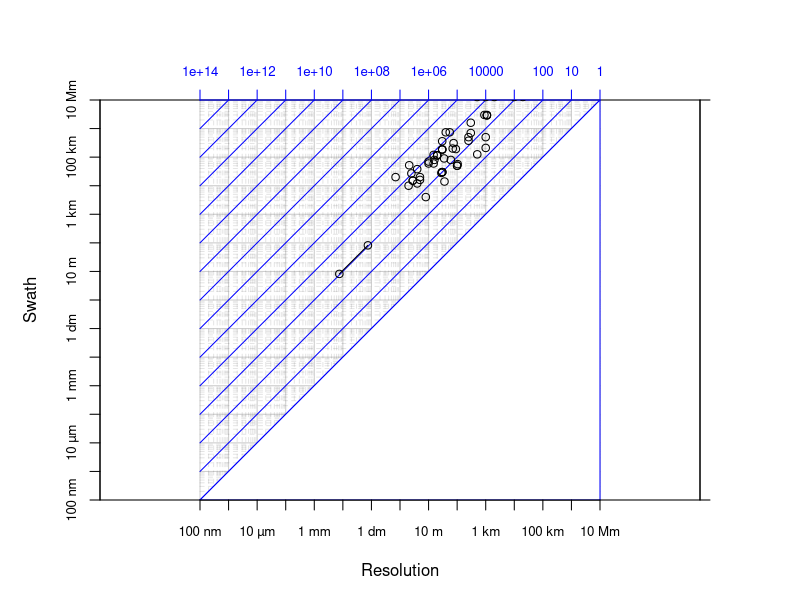

This figure's R source:
## ---- chunk 1
#| label: fig-resolutions
#| fig-cap: "Resolutions of x different sensors cross represented with the different spatial scales of MPB"
#| fig-width: 10
#| fig-height: 10
#| cache: true
#| echo: false
#| eval: true
#| warning: true

library(viridis)

xmin = -7
xmax = 7

ymin = -7
ymax = 7

npixmax = 1e4

par(mar = c(5,5,5,5))

plot(c(),c(),xlab = "Resolution",ylab = "Swath",xaxt="n",yaxt="n",xlim=c(xmin,xmax),ylim = c(ymin,ymax),xaxs="i",yaxs="i",asp= 1)

x_fond <- seq(xmin, xmax, length.out = 300)
y_fond <- seq(ymin, ymax, length.out = 300)
z_fond <- outer(x_fond, y_fond, FUN = function(x, y) (10^y)/(10^x))

cols <- magma(n = 1000,alpha = 0.2)

#image(x_fond, y_fond, log10(z_fond), col = cols, zlim = log10(c(1, npixmax)),add=T)
#image(x_fond, y_fond, log10(z_fond), zlim = log10(c(1, max(max(z_fond)))), col = cols,add=T)

X    = 10^(seq(xmin,xmax))
Y    = 10^(seq(ymin,ymax))
Z    = Y[length(Y)]/X

for(x in X){
  lines(log10(c(x,x)),c(ymin,ymax),lty=1,col=rgb(0,0,0,0.2))
}

for(x in c(2*X[-length(X)],3*X[-length(X)],4*X[-length(X)],5*X[-length(X)],6*X[-length(X)],7*X[-length(X)],8*X[-length(X)],9*X[-length(X)])){
  lines(log10(c(x,x)),c(ymin,ymax),lty=2,col=rgb(0,0,0,0.1))
}

for(y in Y){
  lines(c(xmin,xmax),log10(c(y,y)),lty=1,col=rgb(0,0,0,0.2))
}

for(y in c(2*Y[-length(Y)],3*Y[-length(Y)],4*Y[-length(Y)],5*Y[-length(Y)],6*Y[-length(Y)],7*Y[-length(Y)],8*Y[-length(Y)],9*Y[-length(Y)])){
  lines(c(xmin,xmax),log10(c(y,y)),lty=2,col=rgb(0,0,0,0.1))
}

for(z in Z){
  Xdrone = seq(xmin,xmax,length.out = 1000)
  Ydrone = log10((10^(Xdrone))*z)
  lines(Xdrone,Ydrone,col=rgb(0,0,1,1))
}

polygon(c(xmin,xmax,xmax,xmin), c(xmin,xmin,xmax,xmin), col = "white", border = "blue")
#polygon(c(xmin,log10((10^ymax)/npixmax),xmin,xmin), c(log10(npixmax*10^xmin),ymax,ymax,log10(npixmax*10^xmin)), col = "white", border = "black")

axis(1,at=log10(X),labels = c("100 nm","1 µm","10 µm","100 µm","1 mm","1 cm","1 dm","1 m","10 m","100 m","1 km","10 km","100 km","1 Mm","10 Mm"),cex.axis=0.8)
axis(2,at=log10(Y),labels = c("100 nm","1 µm","10 µm","100 µm","1 mm","1 cm","1 dm","1 m","10 m","100 m","1 km","10 km","100 km","1 Mm","10 Mm"),cex.axis=0.8)
axis(3,at=log10(X),labels = Z,cex.axis=0.8,col = rgb(0,0,1,1),col.axis = rgb(0,0,1,1))
axis(4,at=log10(c(min(Y),max(Y))),labels = c("",""))

H  = seq(12,120,0.1)
N  = 1088
SW = N*0.00345/1000
FR = 5.5/1000
DW = H*SW/FR
SR = DW/N

lines(log10(SR),log10(DW))
points(c(min(log10(SR)),max(log10(SR))),c(min(log10(DW)),max(log10(DW))))

liste_res_sat <- c(1000, 2.8, 2.8, 2000, 1000, 30, 500, NA, NA, NA, NA, 15, 900, 1100, 1100, 1100, 16, 10, 40, 55, 250, NA, NA, 20, 30, 2.1, 1000, 36, 28, 250, 104, 5, 60, 20000, 30, 1000, 5, 4, 30, 90, 4, 0.7, 2.5, 8, 10, 2, 15, 35, 20, 20, 300, 30, 100, 100, 300, 30, 30, 70, 75, 505.6, NA, 10000)

liste_cov_sat <- c(500000, 15000, 15000, 12742000, 12742000, 185000, 12742000, NA, NA, NA, NA, 60000, 3000000, 2900000, 2900000, 3000000, 80000, 70000, 740000, 740000, 375000, 5000, 5000, 113000, 360000, 52000, NA, 14000, 28000, 500000, 57000, 20000, 80000, 12742000, 185000, 210000, 16000, 38000, 30000, 192000, 12000, 20000, 27000, 4000, 60000, 10000, 120000, 90000, 117000, 117000, 1600000, 30000, 50000, 50000, 700000, 30000, 185000, 200000, 310000, 125500, 64000, 12742000)

points(log10(liste_res_sat),log10(liste_cov_sat))
